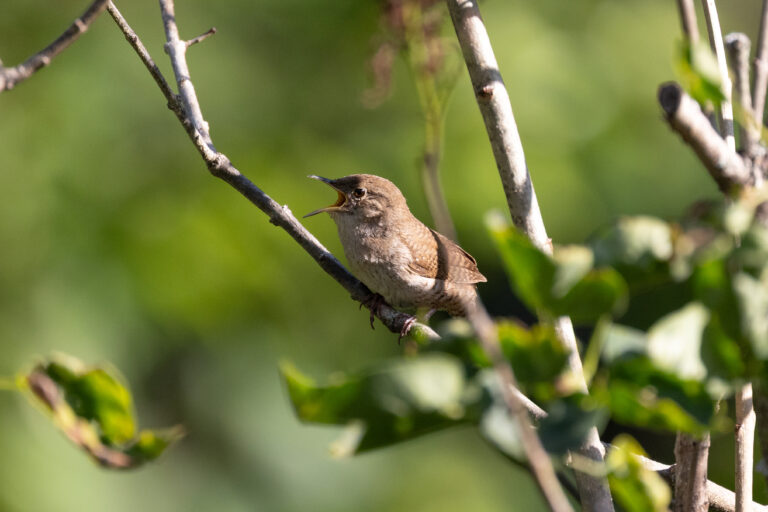
#> input picture Images/small_bird.jpg, 768 x 512 px, found by its file name
$ python 4_flipped.py
#> lines starting #> are read from the running program, lines starting #| are printed output that depends on the picture
import cv2

image = cv2.imread(r"Images\small_bird.jpg")
#> image is the input picture: shape (512, 768, 3); mean B, G, R 66, 122.7, 114.8


if image is None:
    print("Image Not Loaded")

else:
    flipped_vertical = cv2.flip(image, 0)
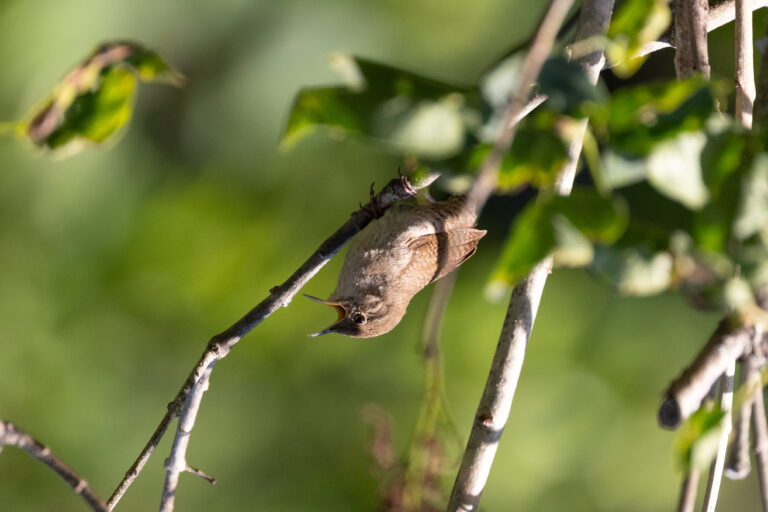
#> flipped_vertical: shape (512, 768, 3); mean B, G, R 66, 122.7, 114.8
    flipped_horizontal = cv2.flip(image, 1)
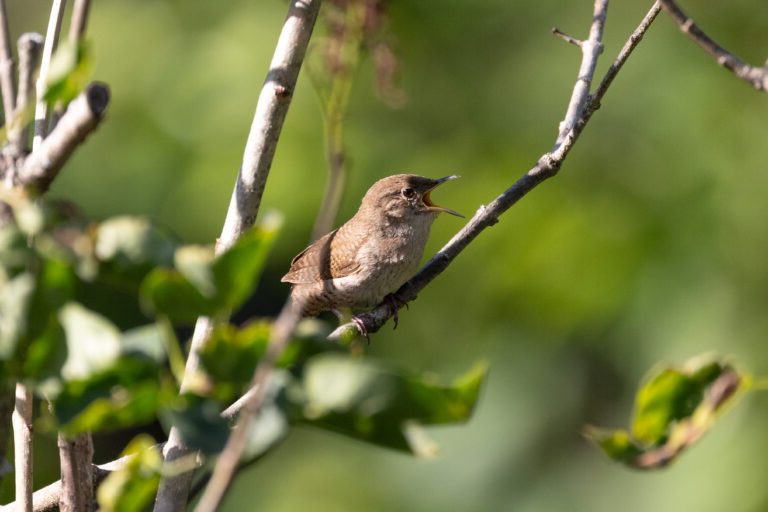
#> flipped_horizontal: shape (512, 768, 3); mean B, G, R 66, 122.7, 114.8
    flipped_both = cv2.flip(image, -1)
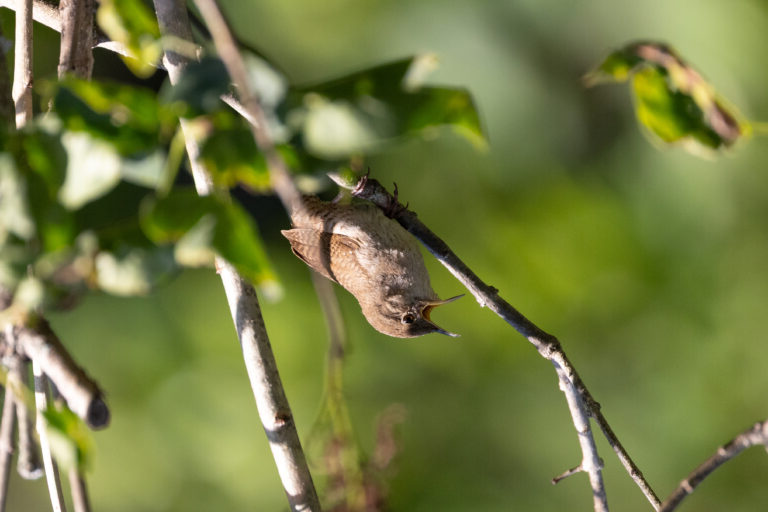
#> flipped_both: shape (512, 768, 3); mean B, G, R 66, 122.7, 114.8

    cv2.imshow("Original Image:", image)
    cv2.imshow("Horizontal Image", flipped_horizontal)
    cv2.imshow("Vertical Image:", flipped_vertical)
    cv2.imshow("Flipped Both:", flipped_both)

    cv2.waitKey(0)
    cv2.destroyAllWindows()

$ run again, with Images/Nature.jpg copied over Images/small_bird.jpg
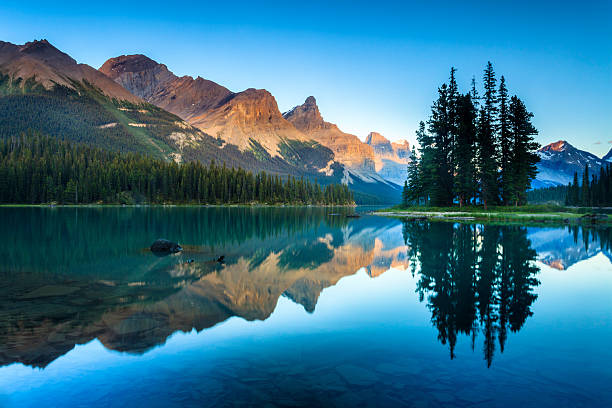
#> input picture Images/Nature.jpg, 612 x 408 px, found by its file name
#> image is the input picture: shape (408, 612, 3); mean B, G, R 137.1, 112.6, 54.6
#> `flipped_horizontal = cv2.flip(image, 1)`:
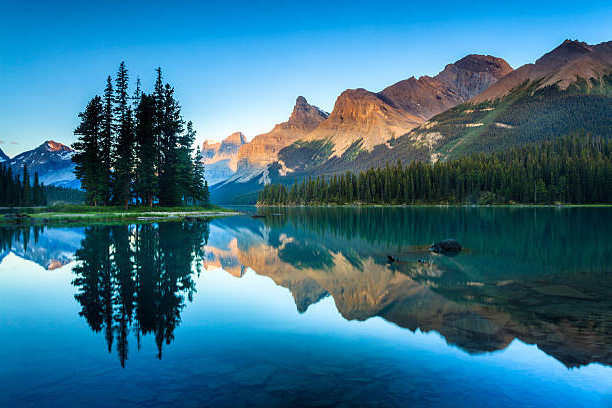
#> flipped_horizontal: shape (408, 612, 3); mean B, G, R 137.1, 112.6, 54.6
#> `flipped_both = cv2.flip(image, -1)`:
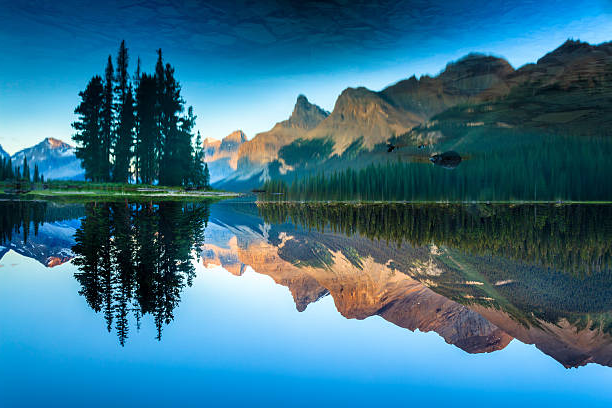
#> flipped_both: shape (408, 612, 3); mean B, G, R 137.1, 112.6, 54.6

$ run again, with Images/Noisy.jpg copied over Images/small_bird.jpg
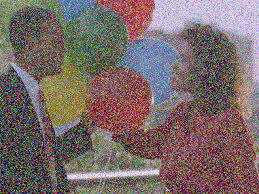
#> input picture Images/Noisy.jpg, 259 x 194 px, found by its file name
#> image is the input picture: shape (194, 259, 3); mean B, G, R 104.9, 106.1, 121.2
#> `flipped_horizontal = cv2.flip(image, 1)`:
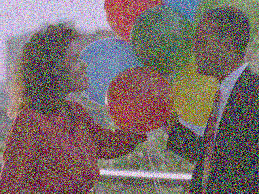
#> flipped_horizontal: shape (194, 259, 3); mean B, G, R 104.9, 106.1, 121.2
#> `flipped_both = cv2.flip(image, -1)`:
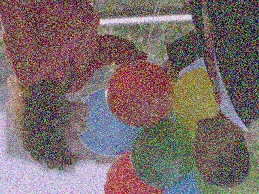
#> flipped_both: shape (194, 259, 3); mean B, G, R 104.9, 106.1, 121.2
